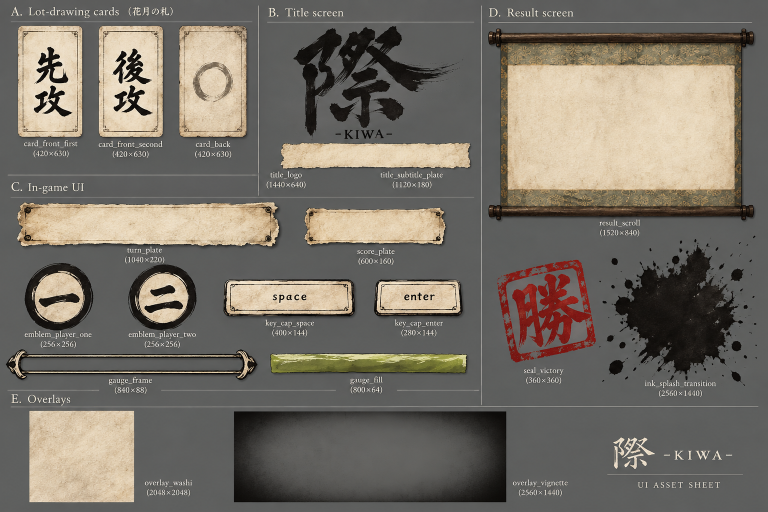
#> input picture assets/source/ui_sheet.png, 1536 x 1024 px (shown at 1/2 size)
$ python cut_ui_assets.py
#> lines starting #> are read from the running program, lines starting #| are printed output that depends on the picture
"""assets/source/ の下絵から、UI の画像を1枚ずつ切り出す。

生成AIに描いてもらった絵は、灰色の地の上に素材が並び、それぞれの下に名前と寸法が
刷られた「アセットシート」の形で届く。そのままでは使えないので、ここで

    1. 並んでいる素材を位置で切り出し
    2. 灰色の地を透明に置き換え（にじんだ縁は半透明にする）
    3. 下に刷られた説明書きを落とし、余白を詰める

という手順で 1枚ずつの透過 PNG にして assets/textures/ui/ へ書き出す。

    python tools/cut_ui_assets.py

下絵を描き直してもらったら、SHEET_ITEMS の枠を直して実行し直す。
拡大はしない（元より大きくしてもぼけるだけなので）。
"""

import os

import numpy as np
from PIL import Image
from scipy import ndimage

ROOT = os.path.dirname(os.path.dirname(os.path.abspath(__file__)))
SOURCE_DIR = os.path.join(ROOT, "assets", "source")
OUTPUT_DIR = os.path.join(ROOT, "assets", "textures", "ui")

# シートの地の色。素材と地を見分ける基準にする
SHEET_BACKGROUND = np.array([93.5, 94.0, 93.0], dtype=np.float32)

# ここまでの色の違いは地とみなす（透明にする）
BACKGROUND_TOLERANCE = 8.0

# ここまで離れていれば素材とみなす（不透明にする）。
# 間は半透明にして、にじんだ縁や毛筆のかすれをそのまま写し取る
SOLID_DISTANCE = 30.0

# これを下回る薄さは透明に倒す
HAZE_THRESHOLD = 0.16

# 素材の行とみなす横幅の割合（いちばん広い行に対して）
ART_WIDTH_RATIO = 0.7

# 素材の端（角の丸みやちぎれた縁）とみなす横幅の割合
ART_EDGE_RATIO = 0.06

# 説明書きを探すために、枠の下へ余分に見る行数
CAPTION_SEARCH = 24

# 余白を詰めるときに、素材の縁とみなす不透明度
EDGE_THRESHOLD = 24

# 素材の形がひとつながりかどうか。
# 紙や器物のように外形が閉じているものは、中を塗りつぶして不透明にする。
# 墨の字や印のように中に隙間があるものは、隙間を埋めずにそのまま残す
CLOSED = True
OPEN = False

# シート上の位置（左, 上, 幅, 高さ）と、外形の扱いと、画面で使うときの大きさ
SHEET_ITEMS = [
	("card_second",   (197,  51, 132, 261), CLOSED, (210, 315)),
	("card_back",     (357,  51, 140, 241), CLOSED, (210, 315)),
	("title_logo",    (589,  56, 290, 218), OPEN,   (720, 320)),
	("turn_plate",    ( 34, 404, 530, 101), CLOSED, (520, 110)),
	("score_plate",   (609, 415, 285,  93), CLOSED, (300,  80)),
	("emblem_one",    ( 49, 526, 134, 149), CLOSED, (128, 128)),
	("emblem_two",    (257, 529, 136, 145), CLOSED, (128, 128)),
	("key_cap_space", (447, 558, 266,  95), CLOSED, (200,  72)),
	("key_cap_enter", (748, 558, 180,  95), CLOSED, (140,  72)),
	("result_scroll", (976,  57, 535, 393), CLOSED, (760, 420)),
	("seal_victory",  (996, 519, 196, 206), OPEN,   (180, 180)),
]

# 1枚で届いた絵。地がすでに透明なので、切り出しだけでよい
SINGLE_ITEMS = [
	("card_first", "card_first.png", (210, 315)),
]


def to_alpha(rgb, is_closed):
	"""灰色の地を透明にした RGBA を返す。

	にじんだ縁をそのまま切ると、灰色を含んだ輪郭が残ってしまう。地の色が
	分かっているので、どれだけ混ざっているかから不透明度を割り出し、混ざった
	ぶんを差し引いて元の色を取り戻す。

	外形が閉じている素材は、中を塗りつぶして不透明にする。そうしないと、
	地と近い色で描かれたところ（薄墨の円相など）が透けてしまう。
	"""
	distance = np.abs(rgb - SHEET_BACKGROUND).max(axis=2)
	alpha = np.clip((distance - BACKGROUND_TOLERANCE) / (SOLID_DISTANCE - BACKGROUND_TOLERANCE),
	                0.0, 1.0)

	if is_closed:
		outline = ndimage.binary_closing(distance > SOLID_DISTANCE, np.ones((5, 5)))
		alpha = np.maximum(alpha, ndimage.binary_fill_holes(outline).astype(np.float32))

	# ごく薄いところは透明に倒す。中途半端に残ると、地の色を戻す計算が効きすぎて
	# 白っぽい靄になり、明るい紙の上へ重ねたときに四角い曇りとして見えてしまう
	alpha[alpha < HAZE_THRESHOLD] = 0.0

	# 地の色が混ざったぶんを戻す
	safe = np.maximum(alpha, 1.0 / 255.0)[:, :, None]
	color = (rgb - SHEET_BACKGROUND * (1.0 - safe)) / safe

	rgba = np.zeros(rgb.shape[:2] + (4,), dtype=np.uint8)
	rgba[..., :3] = np.clip(color, 0, 255).astype(np.uint8)
	rgba[..., 3] = (alpha * 255).astype(np.uint8)
	return rgba


def art_band(rgb):
	"""素材が写っている行の範囲を返す。

	シートには素材の下に、名前と寸法が細い字で刷られている。素材と字のあいだには
	必ず地だけの行が挟まるので、

	    1. いちばん横に広い行がまとまって続くところを素材の胴とみなし
	    2. そこから上下へ、地だけの行に当たるまで広げる

	という順で範囲を決める。角の丸みやちぎれた縁のように、端へ行くほど細くなる
	形でも切り落とさずに済む。
	"""
	distance = np.abs(rgb - SHEET_BACKGROUND).max(axis=2)
	widths = (distance > SOLID_DISTANCE).sum(axis=1)
	if widths.max() == 0:
		return 0, rgb.shape[0]

	# 胴とみなせる行がいちばん長く続くところを探す
	wide = widths >= widths.max() * ART_WIDTH_RATIO
	best = (0, 0, 0)
	start = None
	for y, value in enumerate(np.append(wide, False)):
		if value and start is None:
			start = y
		elif not value and start is not None:
			if y - start > best[0]:
				best = (y - start, start, y)
			start = None

	top, bottom = best[1], best[2]

	# 地だけの行に当たるまで外へ広げる
	edge = max(1.0, widths.max() * ART_EDGE_RATIO)
	while top > 0 and widths[top - 1] >= edge:
		top -= 1
	while bottom < len(widths) and widths[bottom] >= edge:
		bottom += 1
	return top, bottom


def trim(image, threshold):
	"""まわりの透明な余白を詰める。"""
	alpha = np.asarray(image)[..., 3]
	rows = np.where(alpha.max(axis=1) > threshold)[0]
	columns = np.where(alpha.max(axis=0) > threshold)[0]
	if len(rows) == 0 or len(columns) == 0:
		return image
	return image.crop((columns[0], rows[0], columns[-1] + 1, rows[-1] + 1))


def fit(image, size):
	"""画面で使う大きさに合わせる。元より大きくはしない。"""
	scale = min(size[0] / image.width, size[1] / image.height, 1.0)
	if scale >= 1.0:
		return image
	return image.resize((max(1, round(image.width * scale)),
	                     max(1, round(image.height * scale))), Image.LANCZOS)


def save(image, name):
	os.makedirs(OUTPUT_DIR, exist_ok=True)
	path = os.path.join(OUTPUT_DIR, name + ".png")
	image.save(path)
	print("書き出し: %s (%d×%d)" % (path, image.width, image.height))


def main():
	sheet = Image.open(os.path.join(SOURCE_DIR, "ui_sheet.png")).convert("RGB")
#> sheet is the input picture: PIL image 1536x1024 RGB; mean R, G, B 117.7, 111.7, 102.5

	for name, box, is_closed, size in SHEET_ITEMS:
		left, top, width, height = box
		# にじんだ縁を拾えるよう、枠より少し広く切る
		margin = 8
		below = CAPTION_SEARCH if is_closed else 0
		region = np.asarray(sheet.crop((left - margin, top - margin,
		                                left + width + margin,
		                                top + height + margin + below))).astype(np.float32)

		# 紙や器物は下に刷られた説明書きを切り離してから地を透明にする。
		# 墨の字や印は行ごとの幅がばらばらで見分けられないので、枠をそのまま使う
		if is_closed:
			top_row, bottom_row = art_band(region)
			region = region[top_row:bottom_row]

		cut = Image.fromarray(to_alpha(region, is_closed))

		save(fit(trim(cut, EDGE_THRESHOLD), size), name)
#> this loop made 11 passes
#> (edge in art_band, top_row, bottom_row, scale in fit) on passes 1, 2, 4, 5, 6, 7, 8, 9, 10: (8.88, 9, 232, 1), (9.3, 8, 233, 1), (31.44, 9, 98, 0.979), (16.86, 9, 84, 1), (8.22, 8, 143, 0.921), (8.04, 8, 139, 0.934), (15.78, 9, 85, 0.749), (10.68, 9, 85, 0.773), (31.98, 14, 387, 1)
#> scale in fit on passes 3, 11: 1, 0.874
#> pass 1, in art_band, `distance = np.abs(rgb - SHEET_BACKGROUND).max(axis=2)`:
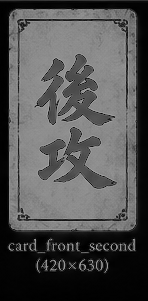
#> distance: shape (301, 148) float32; min 0.5, max 162, mean 81.6
#> pass 1, in to_alpha, `distance = np.abs(rgb - SHEET_BACKGROUND).max(axis=2)`:
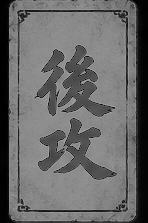
#> distance: shape (223, 148) float32; min 0.5, max 162, mean 105.3
#> after the loop:
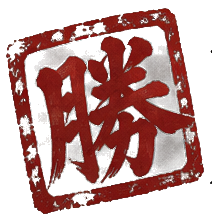
#> cut: PIL image 212x222 RGBA; mean R, G, B, A 151.7, 113.7, 112.6, 117; transparent parts drawn white
#> after the loop:
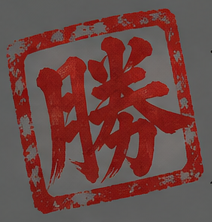
#> region: shape (222, 212, 3) float32; mean R, G, B 109.6, 71.7, 68.7

	for name, file_name, size in SINGLE_ITEMS:
		image = Image.open(os.path.join(SOURCE_DIR, file_name)).convert("RGBA")
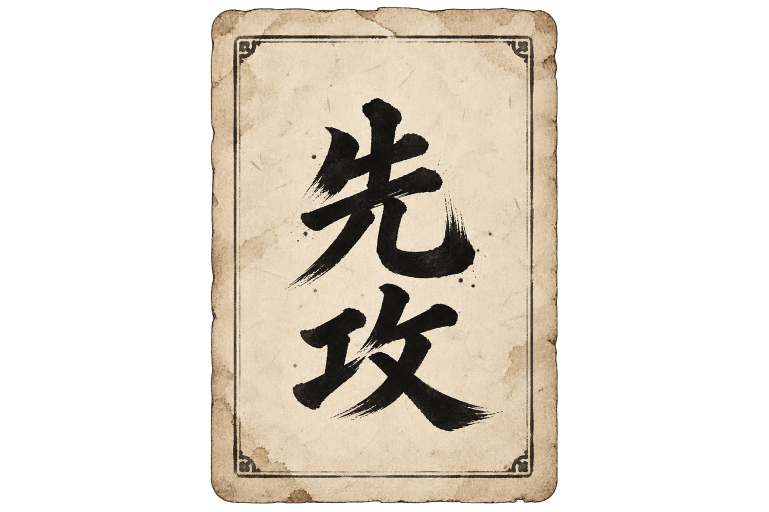
#> input picture assets/source/card_first.png, 1537 x 1023 px (shown at 1/2 size)
#> image is the input picture: PIL image 1537x1023 RGBA; mean R, G, B, A 83.5, 76.3, 66, 109.5
		save(fit(trim(image, EDGE_THRESHOLD), size), name)
#> in trim (call 12), `alpha = np.asarray(image)[..., 3]`:
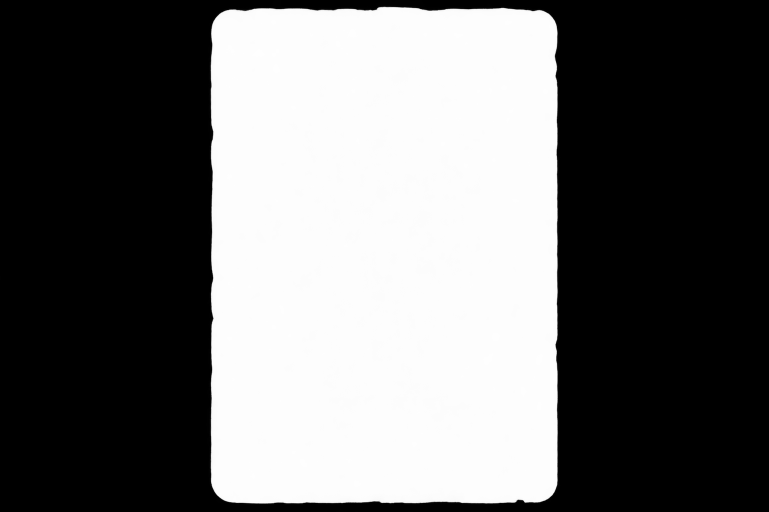
#> alpha: shape (1023, 1537) (shown at 1/2 size); min 0, max 255, mean 109.5
#> in trim (call 12), `rows = np.where(alpha.max(axis=1) > threshold)[0]`: rows = 995 values from 13 to 1007
#> in trim (call 12), `columns = np.where(alpha.max(axis=0) > threshold)[0]`: columns = 695 values from 421 to 1115
#> in fit (call 12), `scale = min(size[0] / image.width, size[1] / image.height, 1.0)`: scale = 0.302
#> in fit (call 12), `return image.resize((max(1, round(image.width * scale)), max(1, round(..`:
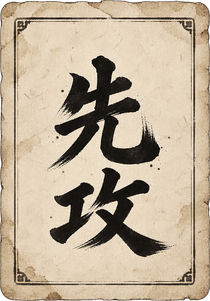
#> returned value: PIL image 210x301 RGBA; mean R, G, B, A 186.7, 170.8, 148.5, 249.1; transparent parts drawn white
#| 書き出し: assets/textures/ui/card_first.png (210×301)


main()
